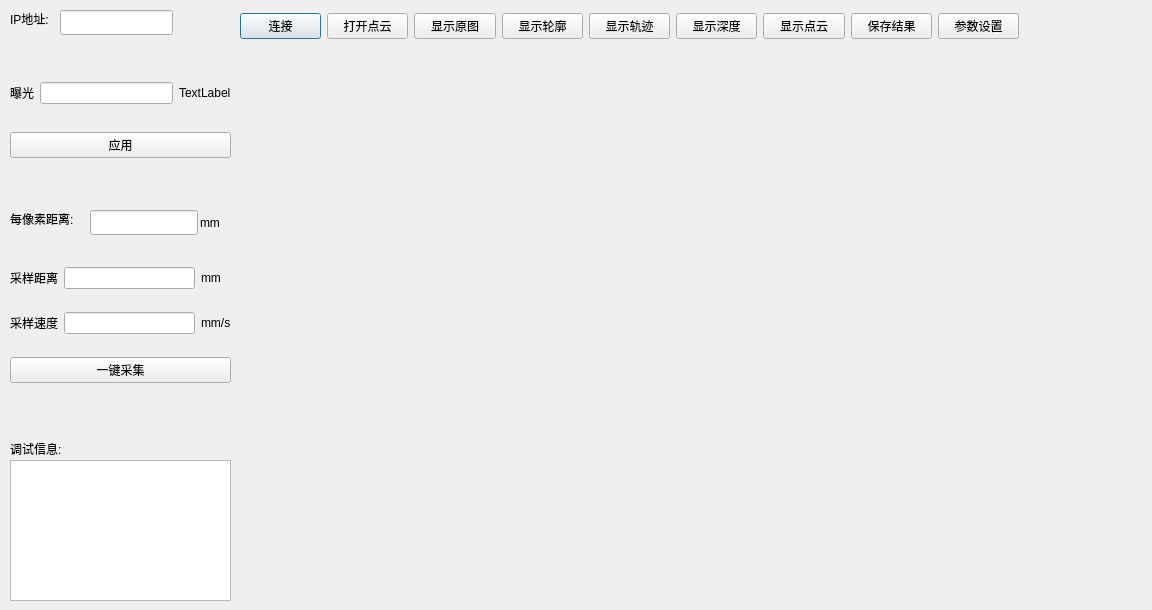
<?xml version="1.0" encoding="UTF-8"?>
<ui version="4.0">
 <class>leaser_measurementDlg</class>
 <widget class="QDialog" name="leaser_measurementDlg">
  <property name="geometry">
   <rect>
    <x>0</x>
    <y>0</y>
    <width>1152</width>
    <height>610</height>
   </rect>
  </property>
  <property name="windowTitle">
   <string>Dialog</string>
  </property>
  <widget class="QWidget" name="horizontalLayoutWidget">
   <property name="geometry">
    <rect>
     <x>240</x>
     <y>10</y>
     <width>779</width>
     <height>32</height>
    </rect>
   </property>
   <layout class="QHBoxLayout" name="horizontalLayout">
    <item>
     <widget class="QPushButton" name="connectcamBtn">
      <property name="text">
       <string>连接</string>
      </property>
     </widget>
    </item>
    <item>
     <widget class="QPushButton" name="openpointfileBtn">
      <property name="text">
       <string>打开点云</string>
      </property>
     </widget>
    </item>
    <item>
     <widget class="QPushButton" name="showcamimgBtn">
      <property name="text">
       <string>显示原图</string>
      </property>
     </widget>
    </item>
    <item>
     <widget class="QPushButton" name="showcontourBtn">
      <property name="text">
       <string>显示轮廓</string>
      </property>
     </widget>
    </item>
    <item>
     <widget class="QPushButton" name="showtragetorBtn">
      <property name="text">
       <string>显示轨迹</string>
      </property>
     </widget>
    </item>
    <item>
     <widget class="QPushButton" name="showdeepimgBth">
      <property name="text">
       <string>显示深度</string>
      </property>
     </widget>
    </item>
    <item>
     <widget class="QPushButton" name="showclouldpointBtn">
      <property name="text">
       <string>显示点云</string>
      </property>
     </widget>
    </item>
    <item>
     <widget class="QPushButton" name="saveshowBtn">
      <property name="text">
       <string>保存结果</string>
      </property>
     </widget>
    </item>
    <item>
     <widget class="QPushButton" name="paramsetBtn">
      <property name="text">
       <string>参数设置</string>
      </property>
     </widget>
    </item>
   </layout>
  </widget>
  <widget class="QLabel" name="windowshowlib">
   <property name="geometry">
    <rect>
     <x>240</x>
     <y>60</y>
     <width>911</width>
     <height>541</height>
    </rect>
   </property>
   <property name="text">
    <string/>
   </property>
  </widget>
  <widget class="QWidget" name="gridLayoutWidget">
   <property name="geometry">
    <rect>
     <x>10</x>
     <y>60</y>
     <width>221</width>
     <height>121</height>
    </rect>
   </property>
   <layout class="QGridLayout" name="gridLayout_4">
    <item row="0" column="1">
     <widget class="QLineEdit" name="exposureEdit"/>
    </item>
    <item row="0" column="0">
     <widget class="QLabel" name="label_1">
      <property name="text">
       <string>曝光</string>
      </property>
     </widget>
    </item>
    <item row="0" column="2">
     <widget class="QLabel" name="label_2">
      <property name="text">
       <string>TextLabel</string>
      </property>
     </widget>
    </item>
    <item row="1" column="0" colspan="3">
     <widget class="QPushButton" name="write_cam_editBtn">
      <property name="text">
       <string>应用</string>
      </property>
     </widget>
    </item>
   </layout>
  </widget>
  <widget class="QVTKWidget" name="pclshowlib" native="true">
   <property name="geometry">
    <rect>
     <x>240</x>
     <y>60</y>
     <width>911</width>
     <height>541</height>
    </rect>
   </property>
  </widget>
  <widget class="QWidget" name="gridLayoutWidget_2">
   <property name="geometry">
    <rect>
     <x>10</x>
     <y>250</y>
     <width>221</width>
     <height>151</height>
    </rect>
   </property>
   <layout class="QGridLayout" name="gridLayout">
    <item row="0" column="0">
     <widget class="QLabel" name="deepimg_label_1">
      <property name="text">
       <string>采样距离</string>
      </property>
     </widget>
    </item>
    <item row="1" column="1">
     <widget class="QLineEdit" name="deepimg_Edit_2"/>
    </item>
    <item row="0" column="1">
     <widget class="QLineEdit" name="deepimg_Edit_1"/>
    </item>
    <item row="1" column="0">
     <widget class="QLabel" name="deepimg_label_3">
      <property name="text">
       <string>采样速度</string>
      </property>
     </widget>
    </item>
    <item row="0" column="2">
     <widget class="QLabel" name="deepimg_label_2">
      <property name="text">
       <string>mm</string>
      </property>
     </widget>
    </item>
    <item row="1" column="2">
     <widget class="QLabel" name="deepimg_label_4">
      <property name="text">
       <string>mm/s</string>
      </property>
     </widget>
    </item>
    <item row="2" column="0" colspan="3">
     <widget class="QPushButton" name="deepimg_StartBtn">
      <property name="text">
       <string>一键采集</string>
      </property>
     </widget>
    </item>
   </layout>
  </widget>
  <widget class="QTextBrowser" name="record">
   <property name="geometry">
    <rect>
     <x>10</x>
     <y>460</y>
     <width>221</width>
     <height>141</height>
    </rect>
   </property>
  </widget>
  <widget class="QLabel" name="label">
   <property name="geometry">
    <rect>
     <x>10</x>
     <y>440</y>
     <width>67</width>
     <height>17</height>
    </rect>
   </property>
   <property name="text">
    <string>调试信息:</string>
   </property>
  </widget>
  <widget class="QLineEdit" name="IPadd">
   <property name="geometry">
    <rect>
     <x>60</x>
     <y>10</y>
     <width>113</width>
     <height>25</height>
    </rect>
   </property>
  </widget>
  <widget class="QLabel" name="label_3">
   <property name="geometry">
    <rect>
     <x>10</x>
     <y>10</y>
     <width>51</width>
     <height>17</height>
    </rect>
   </property>
   <property name="text">
    <string>IP地址:</string>
   </property>
  </widget>
  <widget class="QLabel" name="label_4">
   <property name="geometry">
    <rect>
     <x>10</x>
     <y>210</y>
     <width>81</width>
     <height>17</height>
    </rect>
   </property>
   <property name="text">
    <string>每像素距离:</string>
   </property>
  </widget>
  <widget class="QLineEdit" name="deepimg_Edit_3">
   <property name="geometry">
    <rect>
     <x>90</x>
     <y>210</y>
     <width>108</width>
     <height>25</height>
    </rect>
   </property>
  </widget>
  <widget class="QLabel" name="label_5">
   <property name="geometry">
    <rect>
     <x>200</x>
     <y>210</y>
     <width>31</width>
     <height>25</height>
    </rect>
   </property>
   <property name="text">
    <string>mm</string>
   </property>
  </widget>
 </widget>
 <customwidgets>
  <customwidget>
   <class>QVTKWidget</class>
   <extends>QWidget</extends>
   <header location="global">QVTKWidget.h</header>
   <container>1</container>
  </customwidget>
 </customwidgets>
 <resources/>
 <connections/>
</ui>
